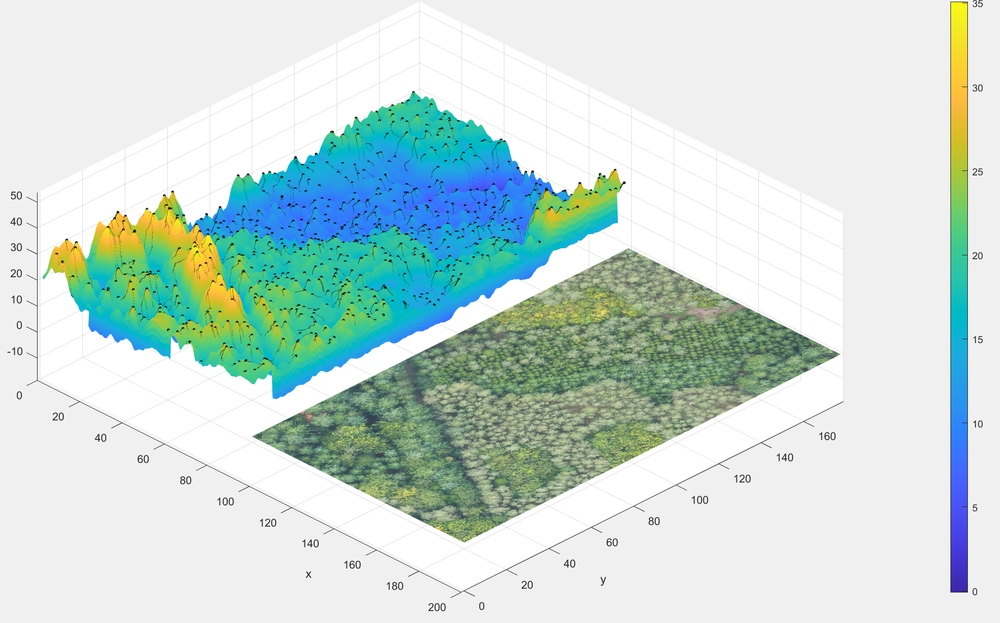
#> input picture doc/trees_bitmap.png, 1000 x 623 px, shrunk from 1836 x 1144 before the run, given in place of trees_rgb.jpg, which was not available
$ python trees_template_match.py
#> lines starting #> are read from the running program, lines starting #| are printed output that depends on the picture; pictures that were not available may be replaced by others from this repository, and a replacement may not be noted
import numpy as np
import cv2
import matplotlib.pyplot as plt

if __name__ == "__main__":
    frame = cv2.imread("doc/trees_rgb.jpg", 1)
#> frame is the input picture: shape (623, 1000, 3); mean B, G, R 214.4, 219.6, 200.2
    #frame = frame[0:1000, 0:1000]
    template = cv2.imread("doc/tm_tree1.png", 1)
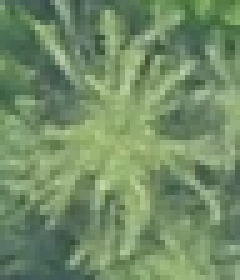
#> input picture doc/tm_tree1.png, 48 x 56 px, shrunk from 89 x 102 before the run (shown 5 times larger)
#> template is the input picture: shape (56, 48, 3); mean B, G, R 103.3, 141, 115

    print(template.shape[::-1])
#| (3, 48, 56)
    _, w, h = template.shape[::-1]
#> w = 48; h = 56

    res = cv2.matchTemplate(frame, template, cv2.TM_CCOEFF_NORMED)
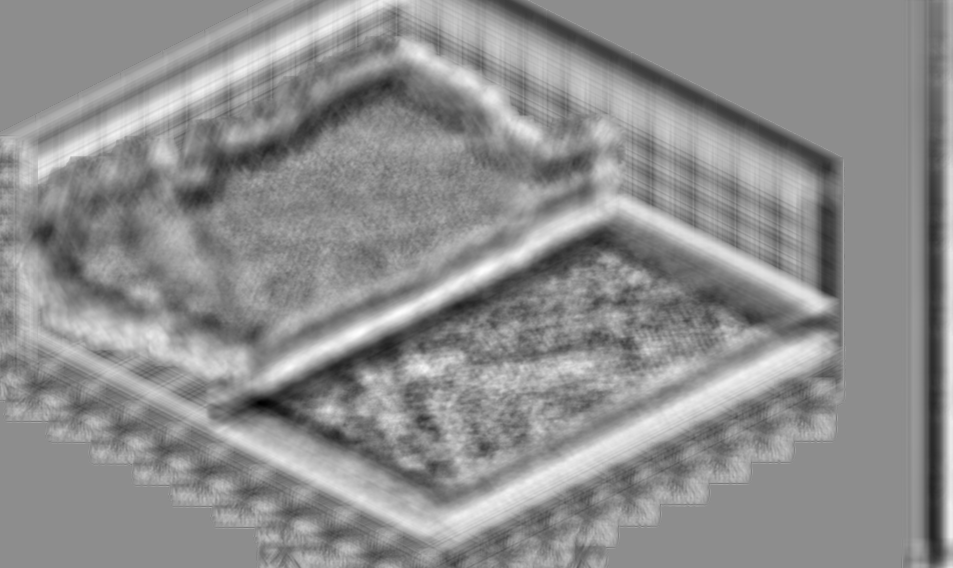
#> res: shape (568, 953) float32; min -0.389, max 0.311, mean 0.0025; drawn with min black and max white
    threshold = 0.1
    loc = np.where(res>=threshold)
#> loc = 69418 positions, rows 0 to 567, columns 2 to 952

    for pt in zip(*loc[::-1]):
        cv2.rectangle(frame, pt, (pt[0]+w, pt[1]+h), (0,0,255), 2)
#> this loop made 69418 passes
#> pt on passes 1 to 3: (291, 0), (292, 0), (349, 0)
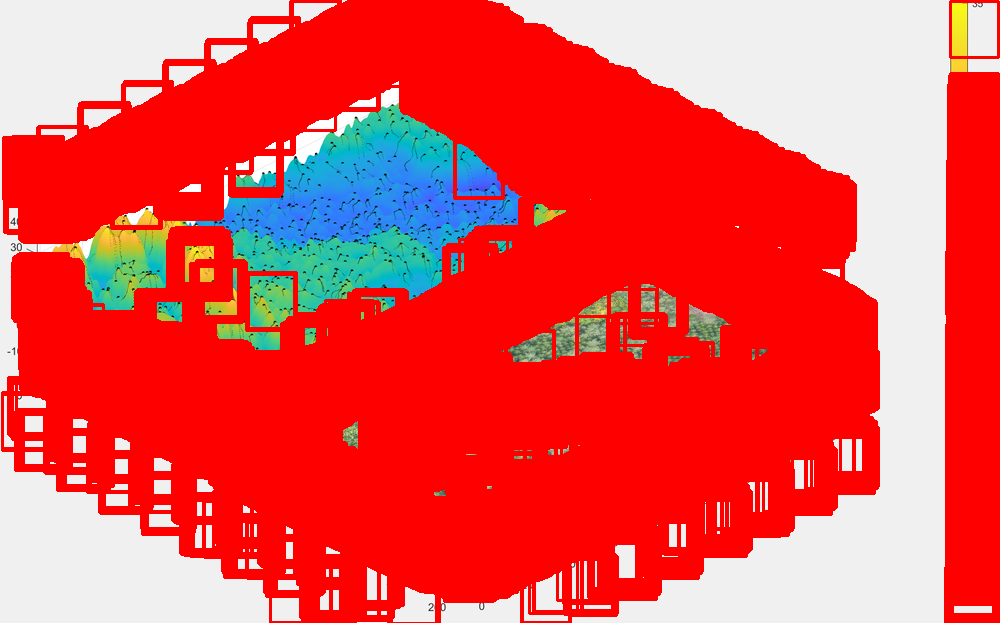
#> frame: shape (623, 1000, 3); mean B, G, R 82.2, 82.1, 234.6


    cv2.namedWindow('frame', cv2.WINDOW_NORMAL)
    cv2.imshow("frame", frame)
    cv2.waitKey(0)
    cv2.destroyAllWindows()
